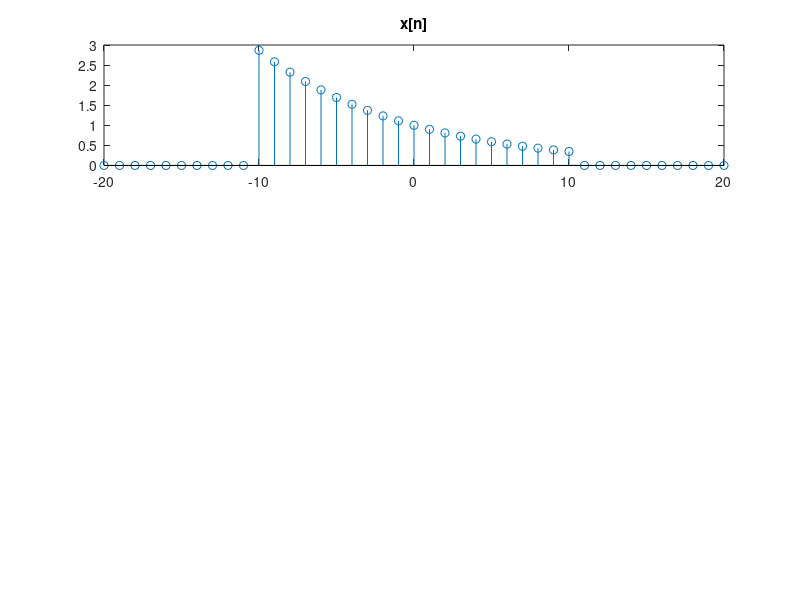

MATLAB code for this plot: (Note: this script raises an error after producing the figure.)
% timeScal.m : Demo of time scaling

n=-20:20;
p=((n>=-10) & (n<=10));

x=(0.9.^n).*p;


% figure 1
subplot(311); stem(n,x);
title('x[n]');

% downspaled 2
xd=downsample(x,2);one ok rock a thousand miles ( vanessa carlton ) at yokohama stadium
nd=-10:10;

subplot(312); stem(nd,xd);
title('x[2n]');

% upsampled
xu=upsample(x,3);
nu=-61:61;

subplot(313); stem(nu,xu);
title('x[n/2]');